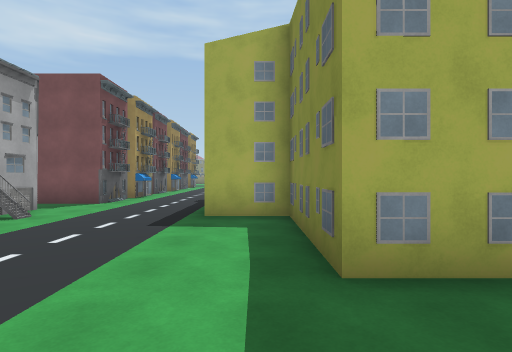
View 1 (above)

24 first-person views from a walk through a 3-D level made in the Unity game engine. The camera is 1.5 m above the floor, looks level and sees 80° across. The floor is counted in squares, 2 m on a side. Each view is taken from the middle of a square. On the plan, view 1 faces up. The plan holds only what a view shows up to about 10 squares ahead; the rest is blank. The place goes on beyond the plan. Some surface patterns are stand-ins.

View 2
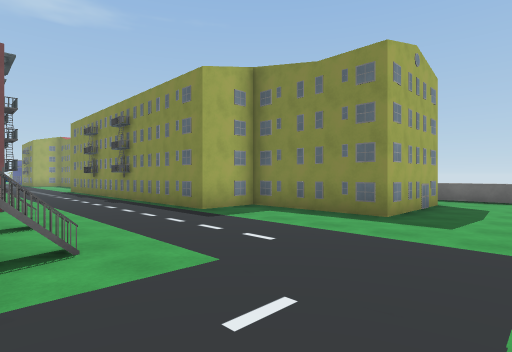

View 3
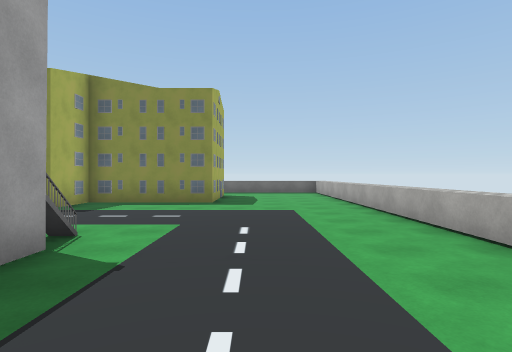

View 4
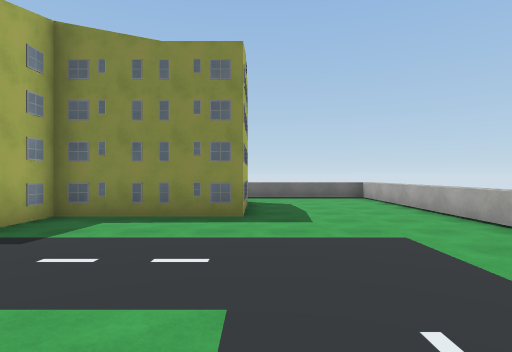

View 5
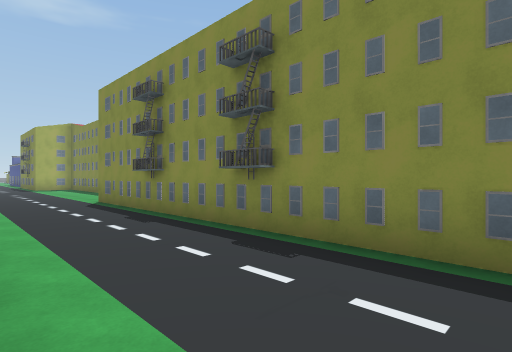

View 6
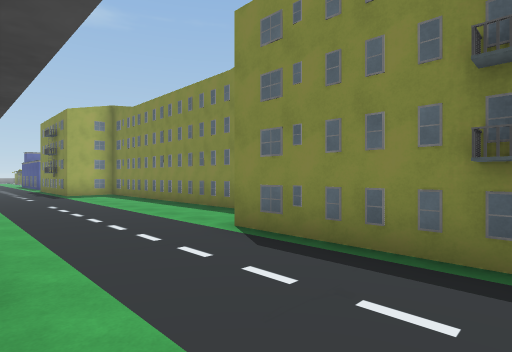

View 7
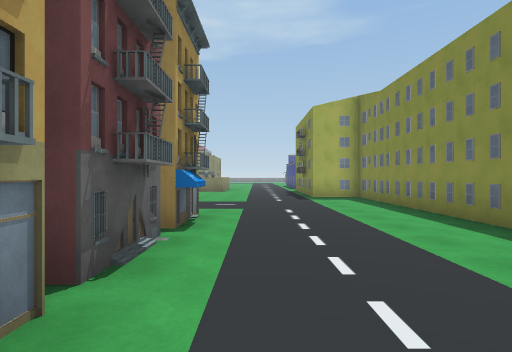

View 8
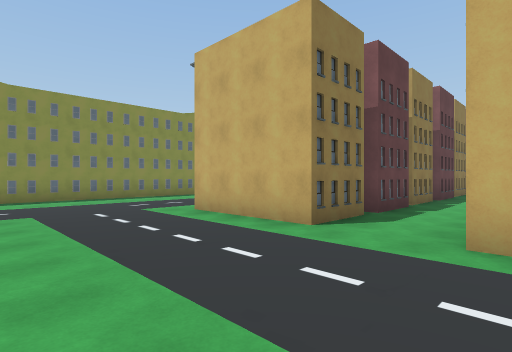

View 9
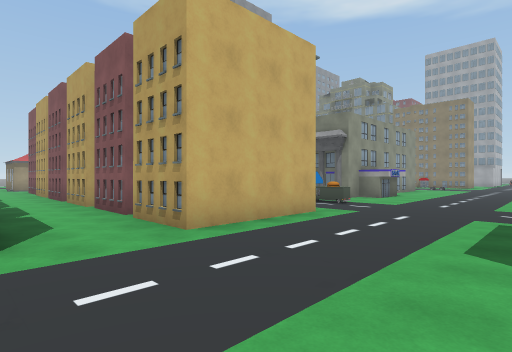

View 10
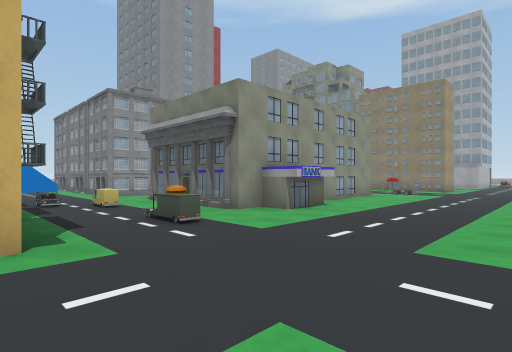

View 11
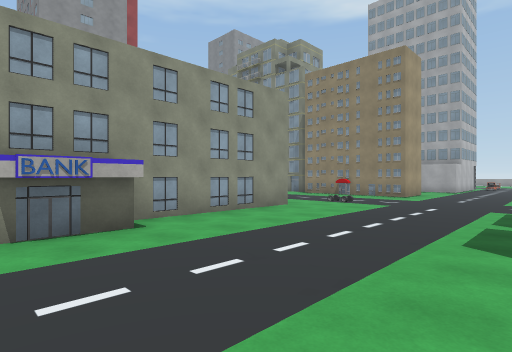

View 12
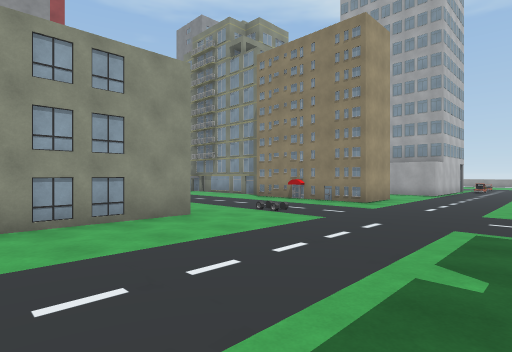

View 13
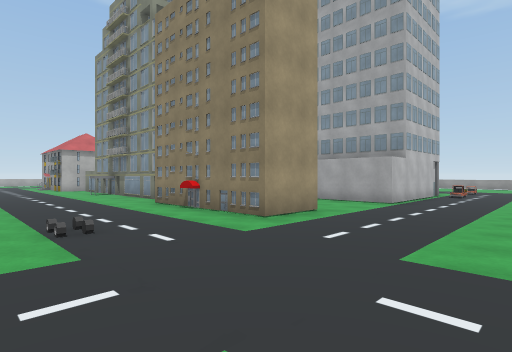

View 14
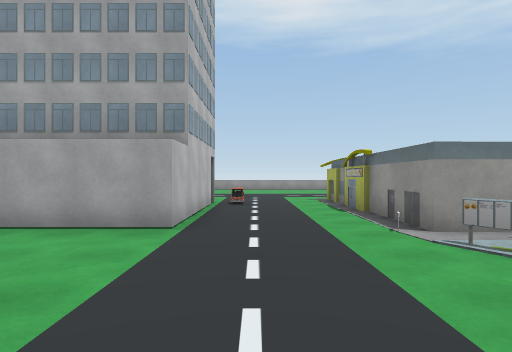

View 15
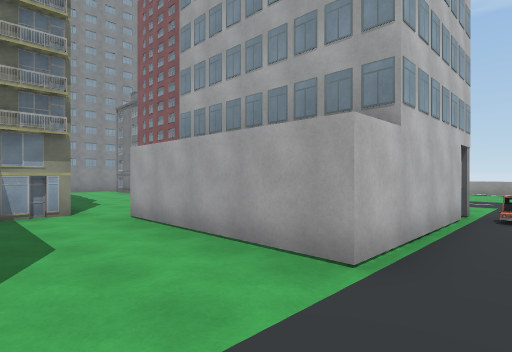

View 16
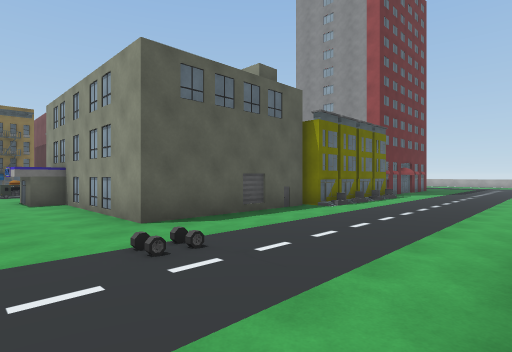

View 17
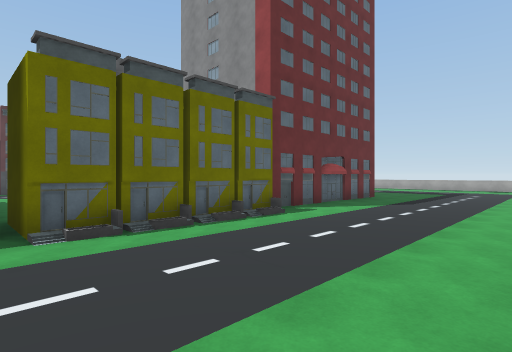

View 18
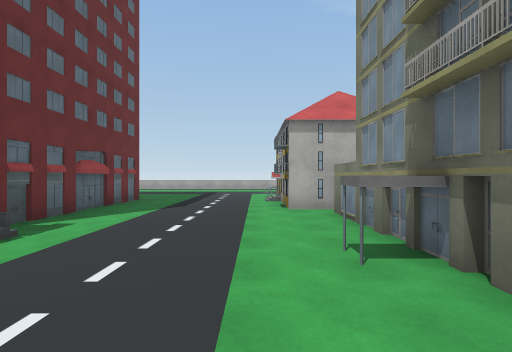

View 19
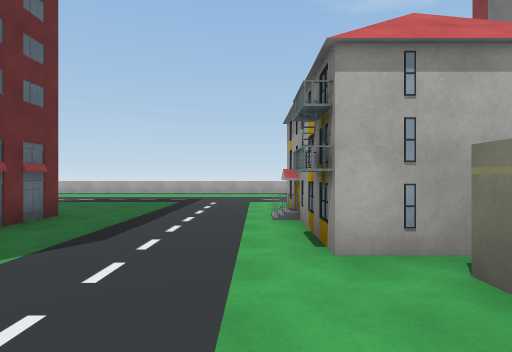

View 20
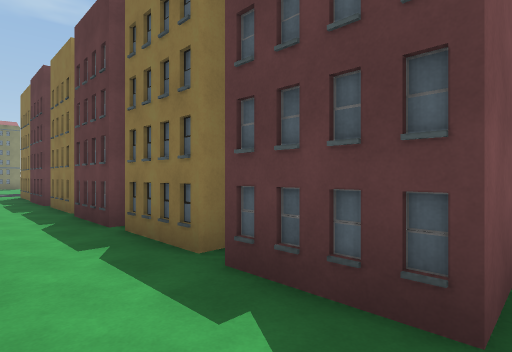

View 21
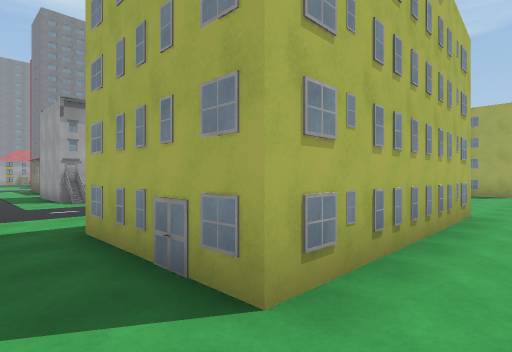

View 22
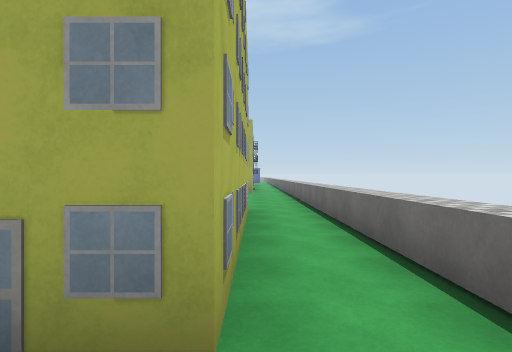

View 23
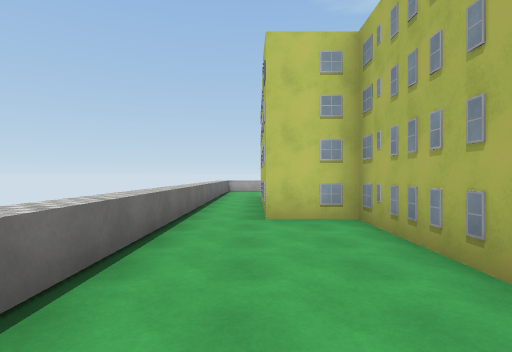

View 24
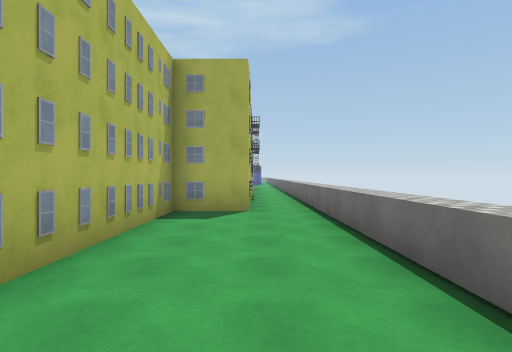

### Floor plan
Key: @ floor where view 1 was taken; # wall or solid block; . floor; / step, stairs or slope; = window, fence, low wall or low ledge; ^ raised ledge; B building; O other object.
Columns run from 34 left of view 1 to 6 right of it. Each row starts with its distance up from view 1.
 25 #.#=...............................#
 24 ...................................#
 23 ...................................#
 22 ...................................#
 21 BB...##..............B###..###.....#
 20  B... #....#######.O..  #..#  B....#
 19  B... B....#     #....  #...  .....#
 18  B... #....#     #....   B.#  B....#  ..^
 17  ... ##....#     #.O..   ..###.....   ..^
 16  ..###.....#     #..OB   ..# ##..#   #..^
 15  ..  #..../#B.........   ..#  B..#  ##..^
 14 ...  #..../#B      ..    ..#  B..#  #...^
 13 ..   #..../#B            ..#  ...#  #...^
 12      #B.../#B            ..#  ...#  #...^
 11      #..../#             ..#  B..#  #...^
 10      B.....B             ..#  ...#  #...^
  9      B.....#             ..#  B..#  #...^
  8      ##....#             ........#  #...^
  7       #....#                 ....#  ##..^
  6   BB  #....#                 O...#####..^
  5       #.....                 ......###..^
  4       #......                O.....###..^
  3       .......              ........###..^
  2       ........             .............^
  1        .......            ..............^
  0                            .......@.....
 -1                             ............
 -2                              ^^^^^^^^^^^

Positions as (right, up) in squares from view 1, and headings:
1: (0, 0), facing up
2: (-5, 0), facing up-right
3: (-8, 1), facing right
4: (-5, 2), facing right
5: (-4, 7), facing up-right
6: (-4, 13), facing up-right
7: (-3, 15), facing up
8: (-10, 25), facing down-right
9: (-7, 25), facing down-left
10: (-12, 25), facing down-left
11: (-17, 25), facing down-left
12: (-20, 25), facing down-left
13: (-24, 25), facing down-left
14: (-28, 23), facing left
15: (-30, 23), facing down-left
16: (-28, 22), facing down-right
17: (-28, 16), facing down-right
18: (-27, 15), facing down
19: (-27, 11), facing down
20: (-9, 8), facing up-right
21: (5, 1), facing up-left
22: (4, 1), facing up
23: (4, 13), facing down
24: (4, 8), facing up
